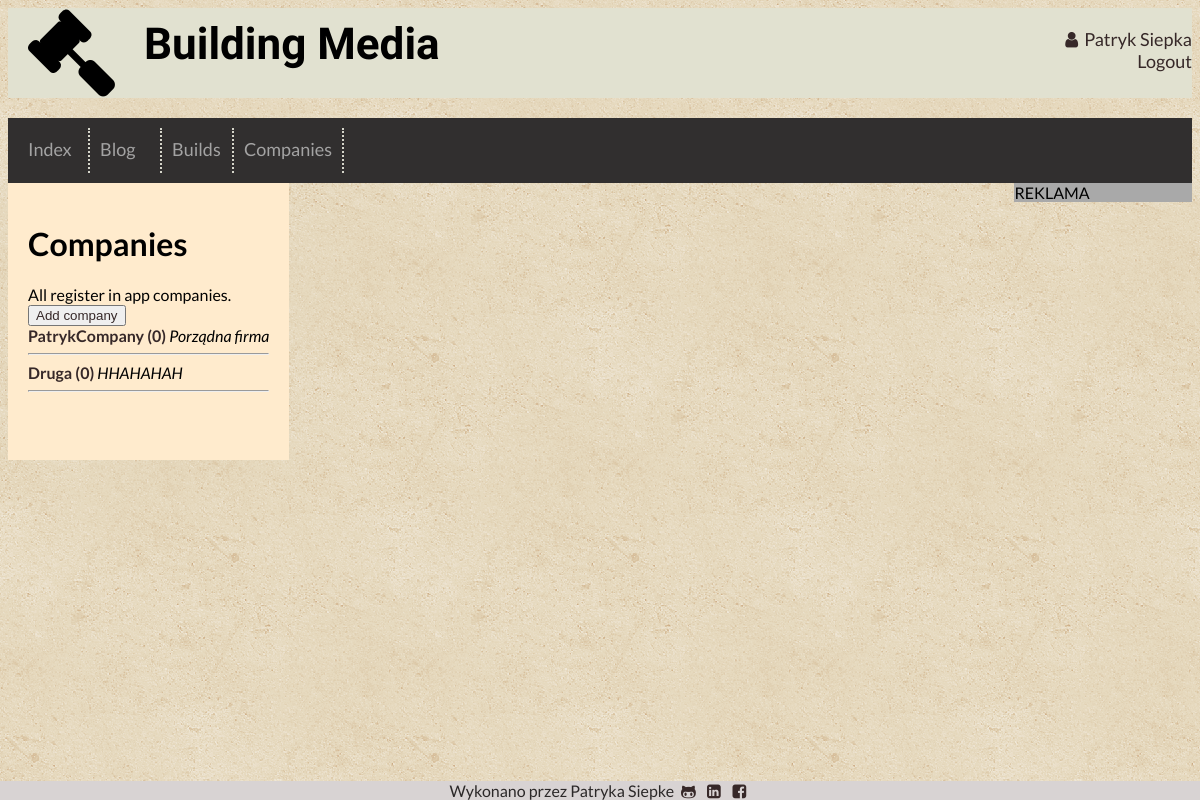
The page /companies (signed in) on the database its author committed.
### app/models.py (models this page shows, shortened)
class User(UserMixin, db.Model):
    id = Column(Integer, primary_key=True)
    nickname = Column(String(40), nullable=False, unique=True)
    name = Column(String(40), nullable=False)
    surname = Column(String(40), nullable=False)
    position = Column(String(20), nullable=False)
    email = Column(String(120), nullable=False, unique=True)
    password_hash = Column(String(128))
    phone = Column(Integer)
    last_seen = Column(DateTime, default=datetime.utcnow)
    description = Column(Text)
    posts = relationship('Post', backref='author', lazy='dynamic')
    company_id = Column(Integer, ForeignKey('company.id'))
    creatures = relationship('Build', backref='creater', lazy='dynamic')

class Company(db.Model):
    id = Column(Integer, primary_key=True)
    name = Column(String(100), nullable=False, unique=True)
    description = Column(String(1000))
    web_page = Column(String(100), unique=True)
    workers = relationship('User', backref='company', lazy='dynamic')
    builds = relationship('Build', backref='contractor', lazy='dynamic')
    def number_workers(self):
        return self.workers.count()

### app/routes.py (the view)
@app.route('/companies')
@login_required
def companies():
    comp = [
        {
            'name':'STRABAG',
            'description':'mosty, drogi, koleje'
        },
        {
            'name':'TORPOL',
            'description':' KOoleje'
        }
    ]
    companies = Company.query.all()
    return render_template('companies.html', companies=companies, title='Companies')

### app/models.py (called while the page is built)
@login_manager.user_loader
def load_user(id):
    return User.query.get(int(id))

### app/routes.py (called while the page is built)
@app.before_request
def before_request():
    if current_user.is_authenticated:
        current_user.last_seen = datetime.utcnow()
        db.session.commit()

### app/templates/companies.html
{% extends 'base.html' %}
{% block content %}
<h1>Companies </h1> All register in app companies.
<br>
<button><a href="{{url_for('add_company')}}">Add company</a></button>
<br>
{% for company in companies %}
<b><a href="{{ url_for('profile_company',company_id=company.id) }}">{{ company.name }} ({{ company.number_workers() }}) </a></b> <em>  {{ company.description }}</em>
<hr>
{% endfor %}
{% endblock %}

### app/templates/base.html (shortened to what this page needs)
<!DOCTYPE html>
<html>
<head>
    <link rel="stylesheet" type="text/css" media="screen" href="../static/css/main.css" />
    <link rel="stylesheet" type="text/css" href="../static/css/fontello.css" />
</head>
<body>
    <div class="header">
        <div class="page-logo"><i class='icon-hammer'></i></div>
        <div class="page-name">Building Media</div>
        <div class="user-data">
            {% if current_user.is_active %}
            <a href="{{ url_for('profile', nickname=current_user.nickname) }}"> <i class="icon-user"></i>{{ current_user.name }} {{ current_user.surname }}</a>  <br>
            <a href="{{ url_for('logout') }}">Logout</a>
            {% else %}
            <a href="{{ url_for('login') }}">Log or join us!</a>
            {% endif %}
        </div>
    </div>
    <div class="navigation">
        <div class="option"><a href="{{ url_for('index') }}">Index</a></div>
        <div class="option"><a href="{{ url_for('blog') }}">Blog</a></div>
        <div class="option"><a href="{{ url_for('builds') }}">Builds</a></div>
        <div class="option"><a href="{{ url_for('companies') }}">Companies</a></div>
    </div>
    <div class='content'>
        {% block content %}{% endblock %}
    </div>
    <div class='banner'>
        REKLAMA
    </div>
    <div class='footer'>
        Wykonano przez Patryka Siepke
        <a class='icons' href="https://github.com/psiepka" target="_blank"><i class='icon-github'></i></a>
        <a class='icons' href="https://www.linkedin.com/in/patryksiepka/" target="_blank"><i class='icon-linkedin-squared'></i></a>
        <a class='icons' href="https://www.facebook.com/patryk.siepka" target="_blank"><i class='icon-facebook-squared'></i></a>
    </div>
</body>
</html>

### app/static/css/main.css (style rules this page uses)
body { height: 100%; position:relative; background-image: url(../img/vintage-concrete.png); font-family: 'Lato', sans-serif; min-height:100% }
.option a { color: #c0c0c0 }
.header { margin: auto; background-color:#e1e1d0; text-align: center; }
.header .page-logo { float: left; }
.header .page-name { font-family: 'Indie Flower', cursive; font-weight: 900; font-size: 44px; text-align: left; padding: 10px; float: left; }
.header .user-data { margin-top: 20px; font-size: 18px; float: right; text-align: right; }
.navigation { background-color: #312f2f; margin-top: 20px; color: #ffffff; padding: 10px }
.navigation .option { float: left; min-width: 50px; font-size: 18px; height: 25px; padding: 10px; border-right: 2px dotted #fffff1; opacity: 0.8; }
.content { background-color: blanchedalmond; float: left; padding: 20px; padding-bottom:60px; }
.banner { background-color: darkgray; width: 15%; float: right; height: 100%; }
.footer { clear: both; position: fixed; left: 0; bottom: 0; width: 100%; background-color: #d8d3d3; color: #2b2828; text-align: center; }
a { color: #362828; text-decoration: none }

### rows shown on the page
User: name "Patryk", surname "Siepka"
Company: name "PatrykCompany", number_workers "0", description "Porządna firma"
Company: name "Druga", number_workers "0", description "HHAHAHAH"
